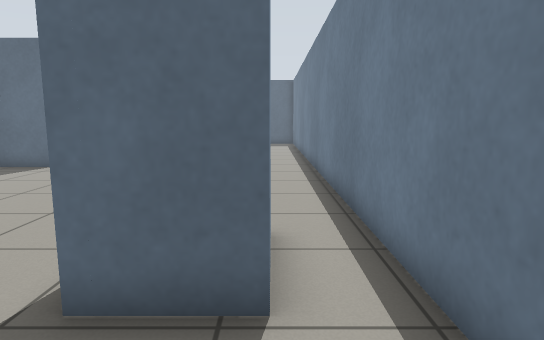
[1] (above)

19 first-person views from a walk through a world built for the Gazebo simulator. The camera is 0.94 m above the floor, tilts 8° down and sees 75° across. The floor is counted in squares, 0.5 m on a side. Each view is taken from the middle of a square. On the plan, view 1 faces up. The plan holds only what a view shows up to about 18 squares ahead; the rest is blank.

[2]
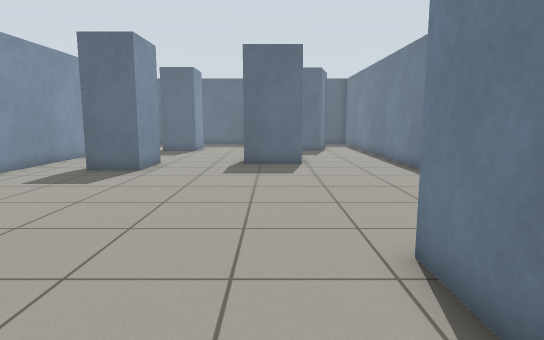

[3]
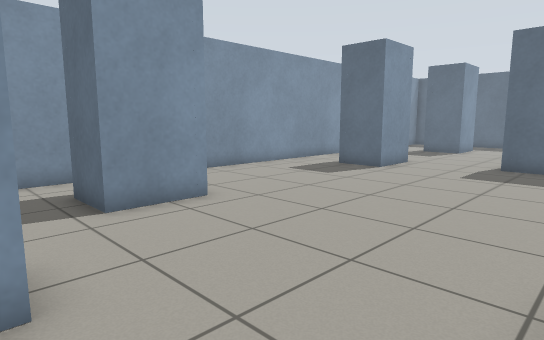

[4]
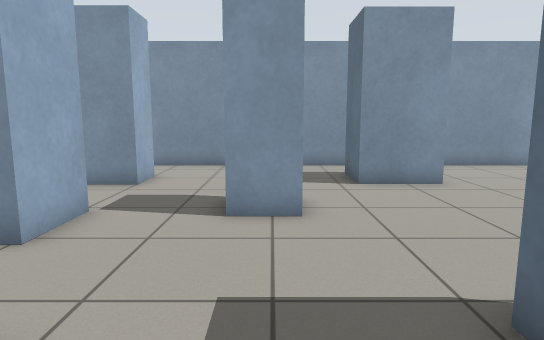

[5]
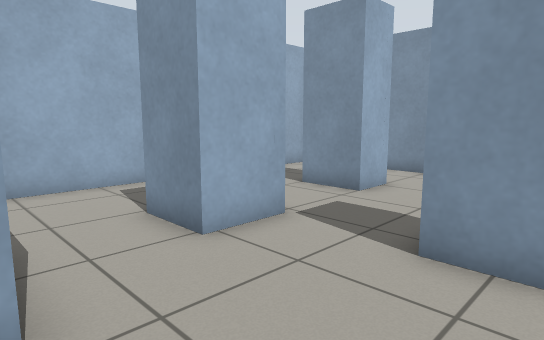

[6]
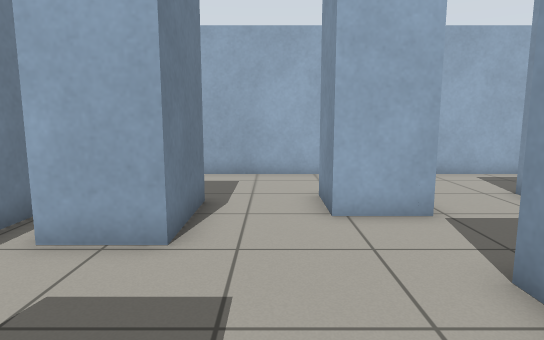

[7]
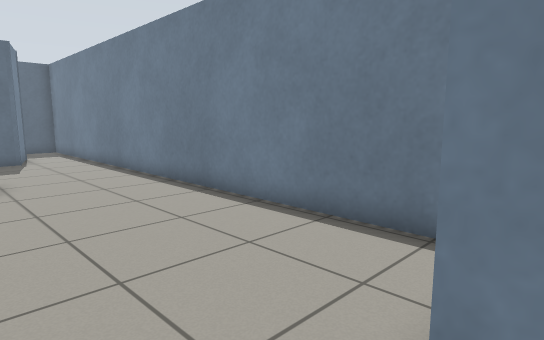

[8]
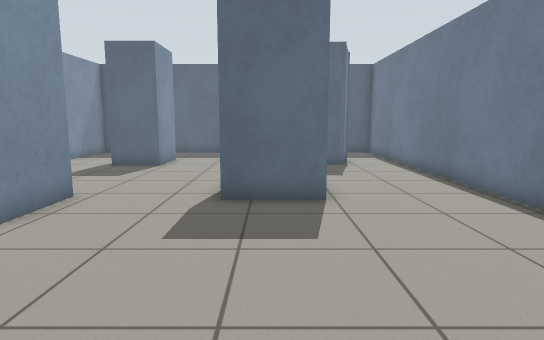

[9]
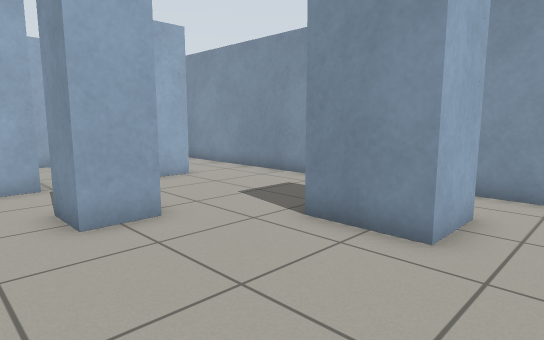

[10]
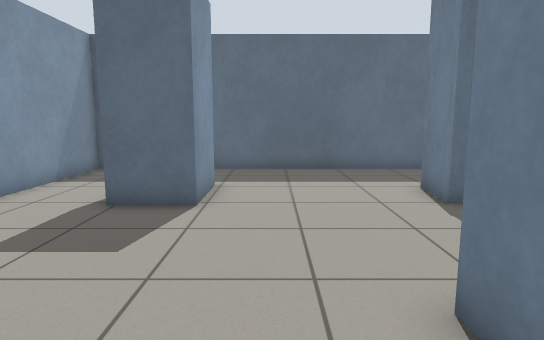

[11]
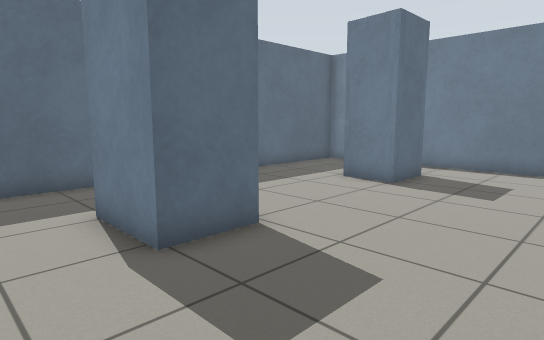

[12]
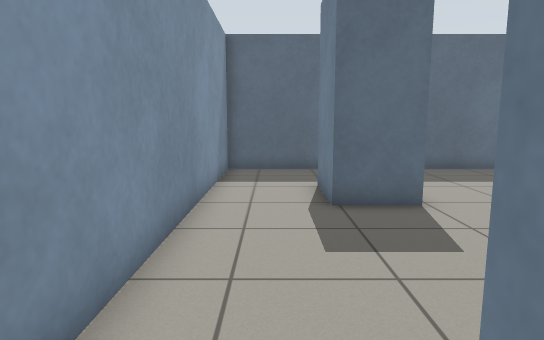

[13]
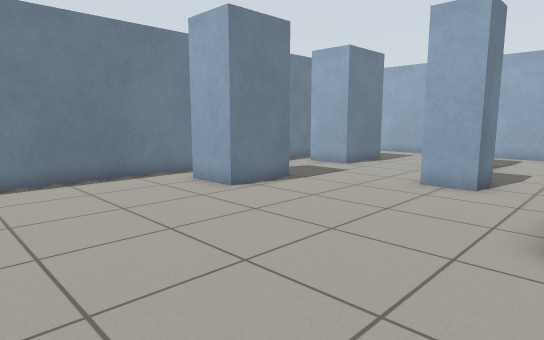

[14]
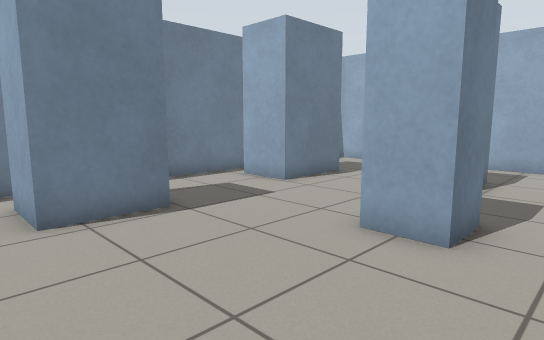

[15]
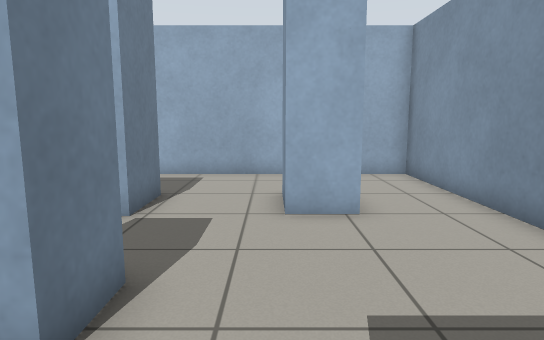

[16]
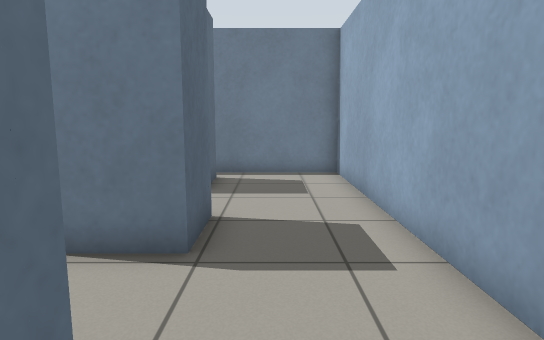

[17]
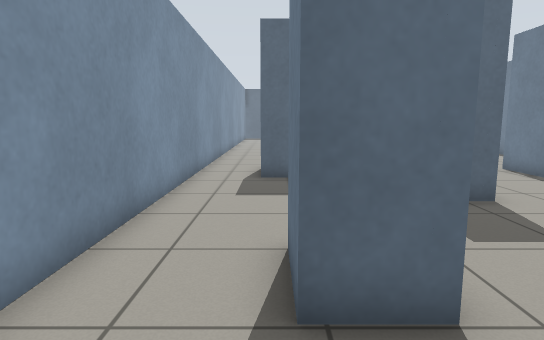

[18]
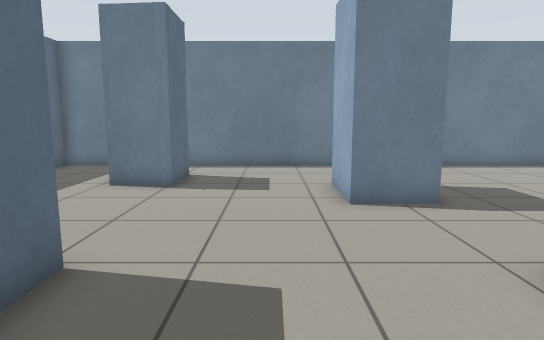

[19]
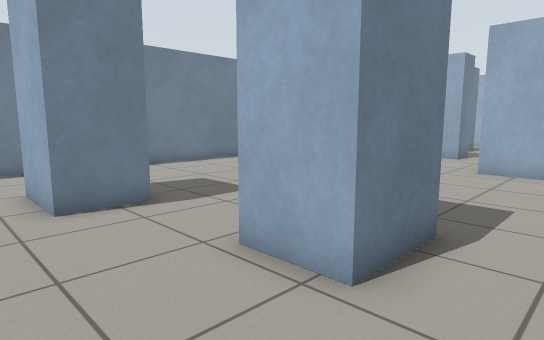

### Floor plan
Ten units are one square. View 1 is at (0, 0); x grows to the right and y downward. Boxes are objects, and circles mark ways between rooms. Rooms are numbered by the first view taken in them; rooms with no view inside come last. Other rooms are left out.
<svg viewBox="-142 -290 164 378">
<path fill="none" stroke="#000" d="M-73 0 -73 -16 -58 -16 -58 -1 -65 -1M-114 -61 -94 -61 -94 -36 -114 -36M0 -45 0 -39M0 -32 -20 -32 -20 -57 0 -57M-62 28 -42 28 -42 49 -62 49 -62 28M-94 28 -94 49 -107 49 -107 28 -94 28M-14 43 -14 12 6 12M-89 -154 -89 -142 -110 -142 -110 -167M6 42 -5 42M-26 -162 -52 -162M-137 -176 -137 83 17 83 17 -255M-4 -250 -10 -229 -30 -229M-87 -253 -87 -227 -107 -227 -107 -252M-30 -229 -28 -248M-26 -228 -30 -229 -30 -232M-52 -162 -52 -182 -26 -182M-110 -167 -89 -167 -89 -154M17 -255 17 -285 -137 -285 -137 -176"/>
<circle cx="-125" cy="-175" r="3" fill="#2a7"/>
<circle cx="-30" cy="-205" r="3" fill="#2a7"/>
<circle cx="-70" cy="-160" r="3" fill="#2a7"/>
<circle cx="5" cy="-260" r="3" fill="#2a7"/>
<text x="-60" y="-50">1</text>
<text x="-70" y="-230">2</text>
</svg>
Room 1 opens to room 2.

Where each view was taken, in squares from view 1:
view 1: 0 up, 0 right, facing up
view 2: 1 up, 4 left, facing up
view 3: 1 up, 2 left, facing up-left
view 4: 1 up, 1 right, facing left
view 5: 2 up, 1 left, facing down-left
view 6: 4 up, 3 left, facing down
view 7: 5 up, 4 left, facing up-right
view 8: 8 up, 4 left, facing up
view 9: 8 up, 4 left, facing down-left
view 10: 15 up, 7 left, facing up
view 11: 18 up, 13 left, facing up-right
view 12: 15 up, 12 left, facing up
view 13: 12 up, 10 left, facing down-right
view 14: 7 up, 9 left, facing down-right
view 15: 4 up, 9 left, facing down
view 16: 6 down, 11 left, facing right
view 17: 8 down, 11 left, facing up
view 18: 20 up, 13 left, facing right
view 19: 20 up, 13 left, facing down-right
